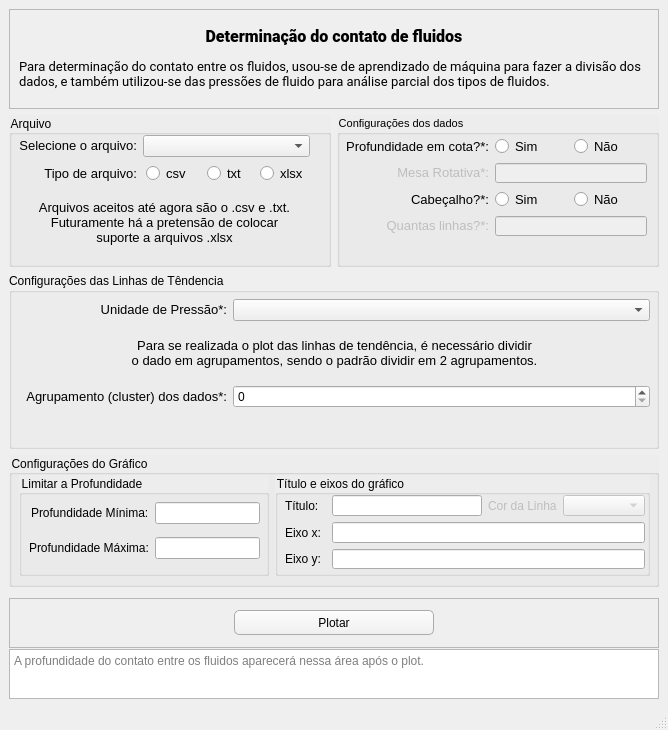
<?xml version="1.0" encoding="UTF-8"?>
<ui version="4.0">
 <class>plotTendenciaWindow</class>
 <widget class="QMainWindow" name="plotTendenciaWindow">
  <property name="geometry">
   <rect>
    <x>0</x>
    <y>0</y>
    <width>668</width>
    <height>730</height>
   </rect>
  </property>
  <property name="minimumSize">
   <size>
    <width>668</width>
    <height>720</height>
   </size>
  </property>
  <property name="maximumSize">
   <size>
    <width>668</width>
    <height>730</height>
   </size>
  </property>
  <property name="windowTitle">
   <string>MainWindow</string>
  </property>
  <property name="windowIcon">
   <iconset>
    <normaloff>../icon.ico</normaloff>../icon.ico</iconset>
  </property>
  <widget class="QWidget" name="centralwidget">
   <layout class="QGridLayout" name="gridLayout">
    <item row="2" column="0" colspan="2">
     <widget class="QGroupBox" name="groupBox_2">
      <property name="title">
       <string>Configurações das Linhas de Têndencia</string>
      </property>
      <widget class="QWidget" name="layoutWidget">
       <property name="geometry">
        <rect>
         <x>10</x>
         <y>20</y>
         <width>631</width>
         <height>121</height>
        </rect>
       </property>
       <layout class="QGridLayout" name="gridLayout_3">
        <item row="0" column="0">
         <widget class="QLabel" name="label_4">
          <property name="mouseTracking">
           <bool>true</bool>
          </property>
          <property name="styleSheet">
           <string notr="true">QLabel {
	border: None
}</string>
          </property>
          <property name="text">
           <string>&lt;html&gt;&lt;head/&gt;&lt;body&gt;&lt;p align=&quot;right&quot;&gt;&lt;span style=&quot; font-size:10pt;&quot;&gt;Unidade de Pressão*:&lt;/span&gt;&lt;/p&gt;&lt;/body&gt;&lt;/html&gt;</string>
          </property>
         </widget>
        </item>
        <item row="0" column="1" colspan="2">
         <widget class="QComboBox" name="inputPressureUnit">
          <property name="toolTip">
           <string>A unidade de pressão dos dados carregados.</string>
          </property>
         </widget>
        </item>
        <item row="1" column="0" colspan="3">
         <widget class="QLabel" name="label_6">
          <property name="maximumSize">
           <size>
            <width>16777215</width>
            <height>40</height>
           </size>
          </property>
          <property name="mouseTracking">
           <bool>true</bool>
          </property>
          <property name="styleSheet">
           <string notr="true">QLabel {
	border: None
}</string>
          </property>
          <property name="text">
           <string>&lt;html&gt;&lt;head/&gt;&lt;body&gt;&lt;p align=&quot;center&quot;&gt;&lt;span style=&quot; font-size:10pt;&quot;&gt;Para se realizada o plot das linhas de tendência, é necessário dividir &lt;br/&gt;o dado em agrupamentos, sendo o padrão dividir em 2 agrupamentos.&lt;/span&gt;&lt;/p&gt;&lt;/body&gt;&lt;/html&gt;</string>
          </property>
         </widget>
        </item>
        <item row="2" column="0">
         <widget class="QLabel" name="label_5">
          <property name="mouseTracking">
           <bool>true</bool>
          </property>
          <property name="styleSheet">
           <string notr="true">QLabel {
	border: None
}</string>
          </property>
          <property name="text">
           <string>&lt;html&gt;&lt;head/&gt;&lt;body&gt;&lt;p align=&quot;right&quot;&gt;&lt;span style=&quot; font-size:10pt;&quot;&gt;Agrupamento (cluster) dos dados*:&lt;/span&gt;&lt;/p&gt;&lt;/body&gt;&lt;/html&gt;</string>
          </property>
         </widget>
        </item>
        <item row="2" column="1" colspan="2">
         <widget class="QSpinBox" name="agrupamentoSpinBox">
          <property name="toolTip">
           <string>Agrupamentos (Cluster) dos dados.</string>
          </property>
          <property name="maximum">
           <number>5</number>
          </property>
          <property name="value">
           <number>0</number>
          </property>
         </widget>
        </item>
       </layout>
      </widget>
     </widget>
    </item>
    <item row="1" column="1">
     <widget class="QGroupBox" name="cotaRadioBtnGroupBox">
      <property name="font">
       <font>
        <pointsize>8</pointsize>
       </font>
      </property>
      <property name="styleSheet">
       <string notr="true">QGroupBox {
	background-color: #ededed;
}</string>
      </property>
      <property name="title">
       <string>Configurações dos dados</string>
      </property>
      <widget class="QWidget" name="layoutWidget_2">
       <property name="geometry">
        <rect>
         <x>9</x>
         <y>21</y>
         <width>301</width>
         <height>100</height>
        </rect>
       </property>
       <layout class="QGridLayout" name="gridLayout_8">
        <item row="0" column="0">
         <widget class="QLabel" name="label_18">
          <property name="font">
           <font>
            <pointsize>10</pointsize>
           </font>
          </property>
          <property name="mouseTracking">
           <bool>true</bool>
          </property>
          <property name="statusTip">
           <string>Profundidade em cota é igual a mesa rotativa menos a profundidade medida.</string>
          </property>
          <property name="styleSheet">
           <string notr="true">QLabel {
	border: None
}</string>
          </property>
          <property name="text">
           <string>&lt;html&gt;&lt;head/&gt;&lt;body&gt;&lt;p align=&quot;right&quot;&gt;Profundidade em cota?*:&lt;/p&gt;&lt;/body&gt;&lt;/html&gt;</string>
          </property>
         </widget>
        </item>
        <item row="0" column="1">
         <widget class="QRadioButton" name="cotaProfSim">
          <property name="font">
           <font>
            <pointsize>10</pointsize>
           </font>
          </property>
          <property name="text">
           <string>Sim</string>
          </property>
          <attribute name="buttonGroup">
           <string notr="true">cotaButtonGroup</string>
          </attribute>
         </widget>
        </item>
        <item row="0" column="2">
         <widget class="QRadioButton" name="cotaProfNao">
          <property name="font">
           <font>
            <pointsize>10</pointsize>
           </font>
          </property>
          <property name="text">
           <string>Não</string>
          </property>
          <attribute name="buttonGroup">
           <string notr="true">cotaButtonGroup</string>
          </attribute>
         </widget>
        </item>
        <item row="1" column="0">
         <widget class="QLabel" name="labelMesaRotativa">
          <property name="enabled">
           <bool>false</bool>
          </property>
          <property name="font">
           <font>
            <pointsize>10</pointsize>
           </font>
          </property>
          <property name="mouseTracking">
           <bool>true</bool>
          </property>
          <property name="statusTip">
           <string>Mesa rotativa é a altura da plataforma até a superfície do mar/superfície terrestre.</string>
          </property>
          <property name="styleSheet">
           <string notr="true">QLabel {
	border: None
}</string>
          </property>
          <property name="text">
           <string>&lt;html&gt;&lt;head/&gt;&lt;body&gt;&lt;p align=&quot;right&quot;&gt;Mesa Rotativa*:&lt;/p&gt;&lt;/body&gt;&lt;/html&gt;</string>
          </property>
         </widget>
        </item>
        <item row="1" column="1" colspan="2">
         <widget class="QLineEdit" name="inputMesaRotativa">
          <property name="enabled">
           <bool>false</bool>
          </property>
         </widget>
        </item>
        <item row="2" column="0">
         <widget class="QLabel" name="label_19">
          <property name="font">
           <font>
            <pointsize>10</pointsize>
           </font>
          </property>
          <property name="mouseTracking">
           <bool>true</bool>
          </property>
          <property name="statusTip">
           <string>Se o arquivo possui cabeçalho. Comum em arquivos las e csv.</string>
          </property>
          <property name="styleSheet">
           <string notr="true">QLabel {
	border: None
}</string>
          </property>
          <property name="text">
           <string>&lt;html&gt;&lt;head/&gt;&lt;body&gt;&lt;p align=&quot;right&quot;&gt;Cabeçalho?*:&lt;/p&gt;&lt;/body&gt;&lt;/html&gt;</string>
          </property>
         </widget>
        </item>
        <item row="2" column="1">
         <widget class="QRadioButton" name="headerSim">
          <property name="font">
           <font>
            <pointsize>10</pointsize>
           </font>
          </property>
          <property name="text">
           <string>Sim</string>
          </property>
          <attribute name="buttonGroup">
           <string notr="true">headerButtonGroup</string>
          </attribute>
         </widget>
        </item>
        <item row="2" column="2">
         <widget class="QRadioButton" name="headerNao">
          <property name="font">
           <font>
            <pointsize>10</pointsize>
           </font>
          </property>
          <property name="text">
           <string>Não</string>
          </property>
          <attribute name="buttonGroup">
           <string notr="true">headerButtonGroup</string>
          </attribute>
         </widget>
        </item>
        <item row="3" column="0">
         <widget class="QLabel" name="labelHeaderLines">
          <property name="enabled">
           <bool>false</bool>
          </property>
          <property name="font">
           <font>
            <pointsize>10</pointsize>
           </font>
          </property>
          <property name="mouseTracking">
           <bool>true</bool>
          </property>
          <property name="statusTip">
           <string>Se houver cabeçalho, quantas linhas pular?</string>
          </property>
          <property name="styleSheet">
           <string notr="true">QLabel {
	border: None
}</string>
          </property>
          <property name="text">
           <string>&lt;html&gt;&lt;head/&gt;&lt;body&gt;&lt;p align=&quot;right&quot;&gt;Quantas linhas?*:&lt;/p&gt;&lt;/body&gt;&lt;/html&gt;</string>
          </property>
         </widget>
        </item>
        <item row="3" column="1" colspan="2">
         <widget class="QLineEdit" name="inputHeaderLines">
          <property name="enabled">
           <bool>false</bool>
          </property>
         </widget>
        </item>
       </layout>
      </widget>
     </widget>
    </item>
    <item row="3" column="0" colspan="2">
     <widget class="QGroupBox" name="groupBox_5">
      <property name="maximumSize">
       <size>
        <width>16777215</width>
        <height>132</height>
       </size>
      </property>
      <property name="styleSheet">
       <string notr="true">QGroupBox {
	background-color: #ededed;
}</string>
      </property>
      <property name="title">
       <string>Configurações do Gráfico</string>
      </property>
      <widget class="QWidget" name="layoutWidget_4">
       <property name="geometry">
        <rect>
         <x>10</x>
         <y>20</y>
         <width>631</width>
         <height>101</height>
        </rect>
       </property>
       <layout class="QHBoxLayout" name="horizontalLayout_2">
        <item>
         <widget class="QGroupBox" name="groupBox_8">
          <property name="maximumSize">
           <size>
            <width>250</width>
            <height>16777215</height>
           </size>
          </property>
          <property name="title">
           <string>Limitar a Profundidade</string>
          </property>
          <widget class="QWidget" name="layoutWidget_5">
           <property name="geometry">
            <rect>
             <x>10</x>
             <y>20</y>
             <width>231</width>
             <height>71</height>
            </rect>
           </property>
           <layout class="QGridLayout" name="gridLayout_6">
            <item row="0" column="0" alignment="Qt::AlignRight">
             <widget class="QLabel" name="label_11">
              <property name="font">
               <font>
                <pointsize>9</pointsize>
               </font>
              </property>
              <property name="text">
               <string>Profundidade Mínima:</string>
              </property>
             </widget>
            </item>
            <item row="0" column="1">
             <widget class="QLineEdit" name="inputProfMin"/>
            </item>
            <item row="1" column="0" alignment="Qt::AlignRight">
             <widget class="QLabel" name="label_13">
              <property name="font">
               <font>
                <pointsize>9</pointsize>
               </font>
              </property>
              <property name="text">
               <string>Profundidade Máxima:</string>
              </property>
             </widget>
            </item>
            <item row="1" column="1">
             <widget class="QLineEdit" name="inputProfMax"/>
            </item>
           </layout>
          </widget>
         </widget>
        </item>
        <item>
         <widget class="QGroupBox" name="groupBox_9">
          <property name="title">
           <string>Título e eixos do gráfico</string>
          </property>
          <widget class="QWidget" name="layoutWidget_6">
           <property name="geometry">
            <rect>
             <x>10</x>
             <y>20</y>
             <width>360</width>
             <height>74</height>
            </rect>
           </property>
           <layout class="QGridLayout" name="gridLayout_7">
            <item row="0" column="2">
             <widget class="QLabel" name="label_14">
              <property name="enabled">
               <bool>false</bool>
              </property>
              <property name="font">
               <font>
                <pointsize>9</pointsize>
               </font>
              </property>
              <property name="text">
               <string>Cor da Linha</string>
              </property>
             </widget>
            </item>
            <item row="2" column="0">
             <widget class="QLabel" name="label_15">
              <property name="font">
               <font>
                <pointsize>9</pointsize>
               </font>
              </property>
              <property name="text">
               <string>Eixo y:</string>
              </property>
             </widget>
            </item>
            <item row="2" column="1" colspan="4">
             <widget class="QLineEdit" name="inputPlotYAxis"/>
            </item>
            <item row="0" column="0">
             <widget class="QLabel" name="label_16">
              <property name="font">
               <font>
                <pointsize>9</pointsize>
               </font>
              </property>
              <property name="text">
               <string>Título:</string>
              </property>
             </widget>
            </item>
            <item row="1" column="1" colspan="4">
             <widget class="QLineEdit" name="inputPlotXAxis"/>
            </item>
            <item row="0" column="1">
             <widget class="QLineEdit" name="inputPlotTitle">
              <property name="maximumSize">
               <size>
                <width>150</width>
                <height>16777215</height>
               </size>
              </property>
             </widget>
            </item>
            <item row="1" column="0">
             <widget class="QLabel" name="label_17">
              <property name="font">
               <font>
                <pointsize>9</pointsize>
               </font>
              </property>
              <property name="text">
               <string>Eixo x:</string>
              </property>
             </widget>
            </item>
            <item row="0" column="3" colspan="2">
             <widget class="QComboBox" name="lineColorComboBox">
              <property name="enabled">
               <bool>false</bool>
              </property>
             </widget>
            </item>
           </layout>
          </widget>
         </widget>
        </item>
       </layout>
      </widget>
     </widget>
    </item>
    <item row="0" column="0" colspan="2">
     <widget class="QFrame" name="frame">
      <property name="maximumSize">
       <size>
        <width>16777215</width>
        <height>100</height>
       </size>
      </property>
      <property name="frameShape">
       <enum>QFrame::StyledPanel</enum>
      </property>
      <property name="frameShadow">
       <enum>QFrame::Raised</enum>
      </property>
      <layout class="QHBoxLayout" name="horizontalLayout_3">
       <item>
        <widget class="QLabel" name="label">
         <property name="sizePolicy">
          <sizepolicy hsizetype="Expanding" vsizetype="Expanding">
           <horstretch>0</horstretch>
           <verstretch>0</verstretch>
          </sizepolicy>
         </property>
         <property name="font">
          <font>
           <family>Roboto</family>
           <pointsize>12</pointsize>
          </font>
         </property>
         <property name="text">
          <string>&lt;html&gt;&lt;head/&gt;&lt;body&gt;&lt;p align=&quot;center&quot;&gt;&lt;span style=&quot; font-weight:696;&quot;&gt;Determinação do contato de fluidos&lt;/span&gt;&lt;/p&gt;&lt;p&gt;&lt;span style=&quot; font-size:10pt;&quot;&gt;Para determinação do contato entre os fluidos, usou-se de aprendizado de máquina para fazer a divisão dos dados, e também utilizou-se das pressões de fluido para análise parcial dos tipos de fluidos.&lt;/span&gt;&lt;/p&gt;&lt;/body&gt;&lt;/html&gt;</string>
         </property>
         <property name="wordWrap">
          <bool>true</bool>
         </property>
        </widget>
       </item>
      </layout>
     </widget>
    </item>
    <item row="1" column="0">
     <widget class="QGroupBox" name="selectFileGroupBox">
      <property name="minimumSize">
       <size>
        <width>0</width>
        <height>130</height>
       </size>
      </property>
      <property name="maximumSize">
       <size>
        <width>16777215</width>
        <height>152</height>
       </size>
      </property>
      <property name="styleSheet">
       <string notr="true">QGroupBox {
	background-color: #ededed;
}</string>
      </property>
      <property name="title">
       <string>Arquivo</string>
      </property>
      <property name="flat">
       <bool>false</bool>
      </property>
      <property name="checkable">
       <bool>false</bool>
      </property>
      <widget class="QWidget" name="layoutWidget">
       <property name="geometry">
        <rect>
         <x>10</x>
         <y>20</y>
         <width>291</width>
         <height>121</height>
        </rect>
       </property>
       <layout class="QGridLayout" name="gridLayout_2">
        <item row="1" column="0">
         <widget class="QLabel" name="label_3">
          <property name="font">
           <font>
            <pointsize>10</pointsize>
           </font>
          </property>
          <property name="mouseTracking">
           <bool>true</bool>
          </property>
          <property name="styleSheet">
           <string notr="true">QLabel {
	border: None
}</string>
          </property>
          <property name="text">
           <string>&lt;html&gt;&lt;head/&gt;&lt;body&gt;&lt;p align=&quot;right&quot;&gt;Tipo de arquivo:&lt;/p&gt;&lt;/body&gt;&lt;/html&gt;</string>
          </property>
         </widget>
        </item>
        <item row="1" column="2" alignment="Qt::AlignHCenter">
         <widget class="QRadioButton" name="txtRadioButton">
          <property name="font">
           <font>
            <pointsize>10</pointsize>
           </font>
          </property>
          <property name="toolTip">
           <string>&lt;html&gt;&lt;head/&gt;&lt;body&gt;&lt;p&gt;Arquivos de texto no geral. Lembre-se que nesse caso, os valores devem ser separados por tabulação (tab)&lt;/p&gt;&lt;/body&gt;&lt;/html&gt;</string>
          </property>
          <property name="text">
           <string>txt</string>
          </property>
          <attribute name="buttonGroup">
           <string notr="true">fileButtonGroup</string>
          </attribute>
         </widget>
        </item>
        <item row="1" column="3" alignment="Qt::AlignHCenter">
         <widget class="QRadioButton" name="xlsxRadioButton">
          <property name="enabled">
           <bool>true</bool>
          </property>
          <property name="font">
           <font>
            <pointsize>10</pointsize>
           </font>
          </property>
          <property name="toolTip">
           <string>&lt;html&gt;&lt;head/&gt;&lt;body&gt;&lt;p&gt;Um arquivo .xlsx é uma planilha eletrônica, como no Excel.&lt;/p&gt;&lt;/body&gt;&lt;/html&gt;</string>
          </property>
          <property name="text">
           <string>xlsx</string>
          </property>
          <attribute name="buttonGroup">
           <string notr="true">fileButtonGroup</string>
          </attribute>
         </widget>
        </item>
        <item row="0" column="0">
         <widget class="QLabel" name="label_2">
          <property name="mouseTracking">
           <bool>true</bool>
          </property>
          <property name="styleSheet">
           <string notr="true">QLabel {
	border: None
}</string>
          </property>
          <property name="text">
           <string>&lt;html&gt;&lt;head/&gt;&lt;body&gt;&lt;p align=&quot;right&quot;&gt;&lt;span style=&quot; font-size:10pt;&quot;&gt;Selecione o arquivo:&lt;/span&gt;&lt;/p&gt;&lt;/body&gt;&lt;/html&gt;</string>
          </property>
         </widget>
        </item>
        <item row="0" column="1" colspan="3">
         <widget class="QComboBox" name="selectFileComboBox"/>
        </item>
        <item row="1" column="1" alignment="Qt::AlignHCenter">
         <widget class="QRadioButton" name="csvRadioButton">
          <property name="font">
           <font>
            <pointsize>10</pointsize>
           </font>
          </property>
          <property name="toolTip">
           <string>&lt;html&gt;&lt;head/&gt;&lt;body&gt;&lt;p&gt;Arquivos &lt;span style=&quot; font-weight:700;&quot;&gt;C&lt;/span&gt;omma &lt;span style=&quot; font-weight:700;&quot;&gt;S&lt;/span&gt;eparated &lt;span style=&quot; font-weight:700;&quot;&gt;V&lt;/span&gt;alues (valores separados por vírgula) são arquivos comumente utilizados para armazenamento de dados.&lt;/p&gt;&lt;/body&gt;&lt;/html&gt;</string>
          </property>
          <property name="text">
           <string>csv</string>
          </property>
          <attribute name="buttonGroup">
           <string notr="true">fileButtonGroup</string>
          </attribute>
         </widget>
        </item>
        <item row="2" column="0" colspan="4">
         <widget class="QLabel" name="label_12">
          <property name="font">
           <font>
            <pointsize>10</pointsize>
           </font>
          </property>
          <property name="mouseTracking">
           <bool>true</bool>
          </property>
          <property name="styleSheet">
           <string notr="true">QLabel {
	border: None
}</string>
          </property>
          <property name="text">
           <string>&lt;html&gt;&lt;head/&gt;&lt;body&gt;&lt;p align=&quot;center&quot;&gt;Arquivos aceitos até agora são o .csv e .txt. &lt;br/&gt;Futuramente há a pretensão de colocar &lt;br&gt; suporte a arquivos .xlsx&lt;/p&gt;&lt;/body&gt;&lt;/html&gt;</string>
          </property>
         </widget>
        </item>
       </layout>
      </widget>
     </widget>
    </item>
    <item row="4" column="0" colspan="2">
     <widget class="QFrame" name="frame_4">
      <property name="minimumSize">
       <size>
        <width>100</width>
        <height>50</height>
       </size>
      </property>
      <property name="maximumSize">
       <size>
        <width>16777215</width>
        <height>40</height>
       </size>
      </property>
      <property name="frameShape">
       <enum>QFrame::StyledPanel</enum>
      </property>
      <property name="frameShadow">
       <enum>QFrame::Raised</enum>
      </property>
      <layout class="QHBoxLayout" name="horizontalLayout">
       <item>
        <widget class="QPushButton" name="tendenciaPlotBtn">
         <property name="sizePolicy">
          <sizepolicy hsizetype="Expanding" vsizetype="Fixed">
           <horstretch>0</horstretch>
           <verstretch>0</verstretch>
          </sizepolicy>
         </property>
         <property name="minimumSize">
          <size>
           <width>200</width>
           <height>25</height>
          </size>
         </property>
         <property name="maximumSize">
          <size>
           <width>200</width>
           <height>16777215</height>
          </size>
         </property>
         <property name="styleSheet">
          <string notr="true">QPushButton {
    border-radius: 5px;
    border: 1px solid rgb(171, 171, 171);
    background: qlineargradient(spread:pad, x1:0, y1:0, x2:0, y2:1, stop:0 rgba(253, 253, 253, 255), stop:1 rgba(239, 239, 239, 255));
}

QPushButton:hover {
    background: qlineargradient(spread:pad, x1:0, y1:0, x2:0, y2:1, stop:0 rgba(239, 239, 239, 255), stop:1 rgba(253, 253, 253, 255));
    border: 1px solid rgb(171, 171, 171); /* Optional: Add border color on hover */
}</string>
         </property>
         <property name="text">
          <string>Plotar</string>
         </property>
        </widget>
       </item>
      </layout>
     </widget>
    </item>
    <item row="5" column="0" colspan="2">
     <widget class="QTextBrowser" name="outputAfterPlotted">
      <property name="maximumSize">
       <size>
        <width>16777215</width>
        <height>50</height>
       </size>
      </property>
      <property name="statusTip">
       <string>A profundidade do contato entre os fluidos aparecerá nessa área após o plot.</string>
      </property>
      <property name="whatsThis">
       <string/>
      </property>
      <property name="html">
       <string>&lt;!DOCTYPE HTML PUBLIC &quot;-//W3C//DTD HTML 4.0//EN&quot; &quot;http://www.w3.org/TR/REC-html40/strict.dtd&quot;&gt;
&lt;html&gt;&lt;head&gt;&lt;meta name=&quot;qrichtext&quot; content=&quot;1&quot; /&gt;&lt;style type=&quot;text/css&quot;&gt;
p, li { white-space: pre-wrap; }
&lt;/style&gt;&lt;/head&gt;&lt;body style=&quot; font-family:'MS Shell Dlg 2'; font-size:8.25pt; font-weight:400; font-style:normal;&quot;&gt;
&lt;p align=&quot;center&quot; style=&quot;-qt-paragraph-type:empty; margin-top:0px; margin-bottom:0px; margin-left:0px; margin-right:0px; -qt-block-indent:0; text-indent:0px;&quot;&gt;&lt;br /&gt;&lt;/p&gt;&lt;/body&gt;&lt;/html&gt;</string>
      </property>
      <property name="placeholderText">
       <string>A profundidade do contato entre os fluidos aparecerá nessa área após o plot.</string>
      </property>
     </widget>
    </item>
   </layout>
  </widget>
  <widget class="QMenuBar" name="menubar">
   <property name="geometry">
    <rect>
     <x>0</x>
     <y>0</y>
     <width>668</width>
     <height>21</height>
    </rect>
   </property>
  </widget>
  <widget class="QStatusBar" name="statusbar"/>
 </widget>
 <resources>
  <include location="../img/icons/icons.qrc"/>
 </resources>
 <connections/>
 <buttongroups>
  <buttongroup name="cotaButtonGroup"/>
  <buttongroup name="headerButtonGroup"/>
  <buttongroup name="fileButtonGroup"/>
 </buttongroups>
</ui>
